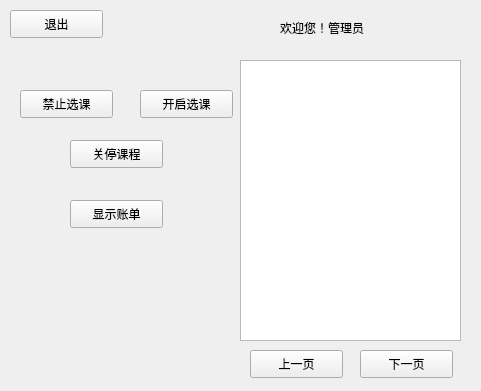
<?xml version="1.0" encoding="UTF-8"?>
<ui version="4.0">
 <class>manage</class>
 <widget class="QWidget" name="manage">
  <property name="geometry">
   <rect>
    <x>0</x>
    <y>0</y>
    <width>481</width>
    <height>391</height>
   </rect>
  </property>
  <property name="windowTitle">
   <string>Form</string>
  </property>
  <widget class="QPushButton" name="pushButton">
   <property name="geometry">
    <rect>
     <x>20</x>
     <y>90</y>
     <width>93</width>
     <height>28</height>
    </rect>
   </property>
   <property name="text">
    <string>禁止选课</string>
   </property>
  </widget>
  <widget class="QPushButton" name="pushButton_2">
   <property name="geometry">
    <rect>
     <x>140</x>
     <y>90</y>
     <width>93</width>
     <height>28</height>
    </rect>
   </property>
   <property name="text">
    <string>开启选课</string>
   </property>
  </widget>
  <widget class="QPushButton" name="pushButton_3">
   <property name="geometry">
    <rect>
     <x>70</x>
     <y>140</y>
     <width>93</width>
     <height>28</height>
    </rect>
   </property>
   <property name="text">
    <string>关停课程</string>
   </property>
  </widget>
  <widget class="QLabel" name="label">
   <property name="geometry">
    <rect>
     <x>280</x>
     <y>20</y>
     <width>121</width>
     <height>16</height>
    </rect>
   </property>
   <property name="text">
    <string>欢迎您！管理员</string>
   </property>
  </widget>
  <widget class="QTextBrowser" name="textBrowser">
   <property name="geometry">
    <rect>
     <x>240</x>
     <y>60</y>
     <width>221</width>
     <height>281</height>
    </rect>
   </property>
  </widget>
  <widget class="QPushButton" name="pushButton_4">
   <property name="geometry">
    <rect>
     <x>10</x>
     <y>10</y>
     <width>93</width>
     <height>28</height>
    </rect>
   </property>
   <property name="text">
    <string>退出</string>
   </property>
  </widget>
  <widget class="QPushButton" name="pushButton_5">
   <property name="geometry">
    <rect>
     <x>70</x>
     <y>200</y>
     <width>93</width>
     <height>28</height>
    </rect>
   </property>
   <property name="text">
    <string>显示账单</string>
   </property>
  </widget>
  <widget class="QPushButton" name="pushButton_6">
   <property name="geometry">
    <rect>
     <x>250</x>
     <y>350</y>
     <width>93</width>
     <height>28</height>
    </rect>
   </property>
   <property name="text">
    <string>上一页</string>
   </property>
  </widget>
  <widget class="QPushButton" name="pushButton_7">
   <property name="geometry">
    <rect>
     <x>360</x>
     <y>350</y>
     <width>93</width>
     <height>28</height>
    </rect>
   </property>
   <property name="text">
    <string>下一页</string>
   </property>
  </widget>
 </widget>
 <resources/>
 <connections/>
</ui>
